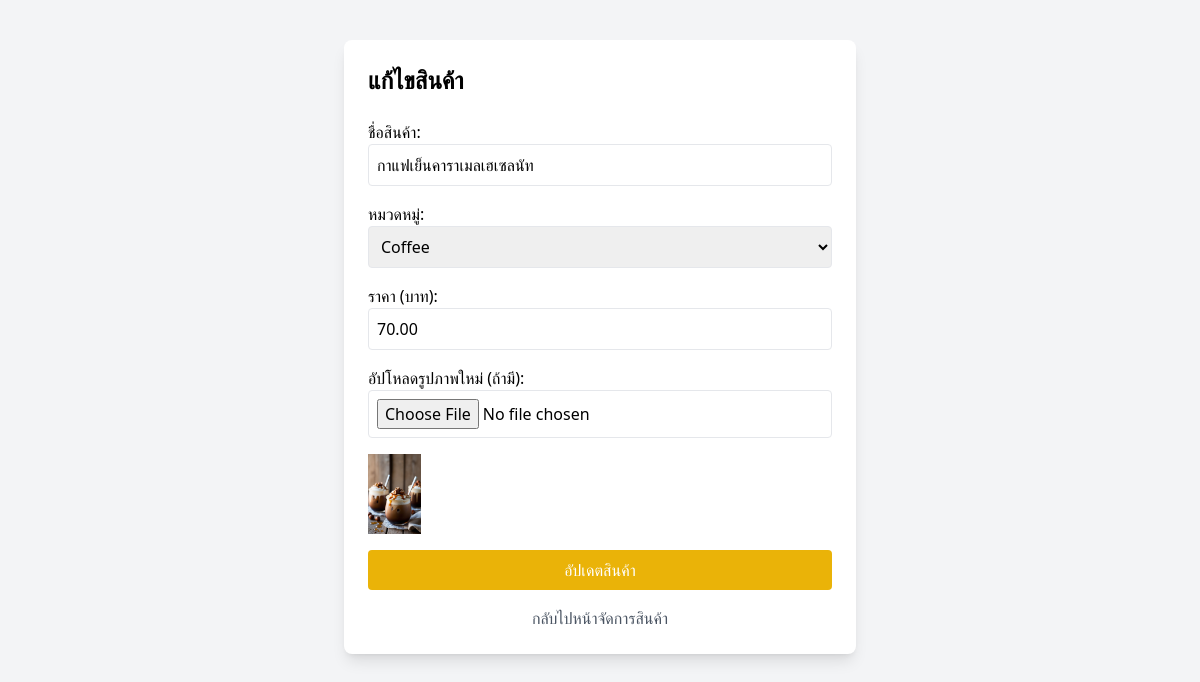
The app's page /edit_product.php?id=4 with its own data.
### tables this page shows
CREATE TABLE `products` (
  `id` int(11) NOT NULL,
  `name` varchar(255) NOT NULL,
  `price` decimal(10,2) NOT NULL DEFAULT 0.00,
  `subcategory_id` int(11) NOT NULL,
  `image` varchar(255) NOT NULL
);

CREATE TABLE `subcategories` (
  `id` int(11) NOT NULL,
  `category_id` int(11) NOT NULL,
  `name` varchar(255) NOT NULL
);

### edit_product.php (the view, shortened to what this page needs)
<?php
include 'db_connect.php';
$product_id = $_GET['id'];
$result = $conn->query("SELECT * FROM products WHERE id = '$product_id'");
$product = $result->fetch_assoc();
$categories_result = $conn->query("SELECT * FROM subcategories");
?>
<!DOCTYPE html>
<html lang="en">
<head>
    <script src="https://cdn.tailwindcss.com"></script>
</head>
<body class="bg-gray-100 p-10">
    <div class="w-full max-w-lg mx-auto bg-white p-6 rounded-lg shadow-lg">
        <h1 class="text-2xl font-bold mb-6">แก้ไขสินค้า</h1>
        <form action="edit_product.php?id=<?= $product_id; ?>" method="POST" enctype="multipart/form-data">
            <div class="mb-4">
                <label class="block font-medium">ชื่อสินค้า:</label>
                <input type="text" name="name" value="<?= $product['name']; ?>" required class="w-full border p-2 rounded">
            </div>
            <div class="mb-4">
                <label class="block font-medium">หมวดหมู่:</label>
                <select name="subcategory_id" required class="w-full border p-2 rounded">
                    <?php while ($row = $categories_result->fetch_assoc()) : ?>
                        <option value="<?= $row['id']; ?>" <?= $row['id'] == $product['subcategory_id'] ? 'selected' : ''; ?>>
                            <?= $row['name']; ?>
                        </option>
                    <?php endwhile; ?>
                </select>
            </div>
            <div class="mb-4">
                <label class="block font-medium">ราคา (บาท):</label>
                <input type="number" name="price" value="<?= $product['price']; ?>" step="0.01" required class="w-full border p-2 rounded">
            </div>
            <div class="mb-4">
                <label class="block font-medium">อัปโหลดรูปภาพใหม่ (ถ้ามี):</label>
                <input type="file" name="image" accept="image/*" class="w-full border p-2 rounded">
            </div>
            <div class="mb-4">
                <img src="uploads/<?= $product['image']; ?>" class="h-20">
            </div>
            <button type="submit" class="w-full bg-yellow-500 text-white p-2 rounded hover:bg-yellow-600">อัปเดตสินค้า</button>
        </form>
        <a href="admin_product.php" class="block text-center mt-4 text-gray-600 hover:underline">กลับไปหน้าจัดการสินค้า</a>
    </div>
</body>
</html>

### records on screen
products: name "กาแฟเย็นคาราเมลเฮเซลนัท", subcategory_id "Coffee", price "70.00", image (picture)
